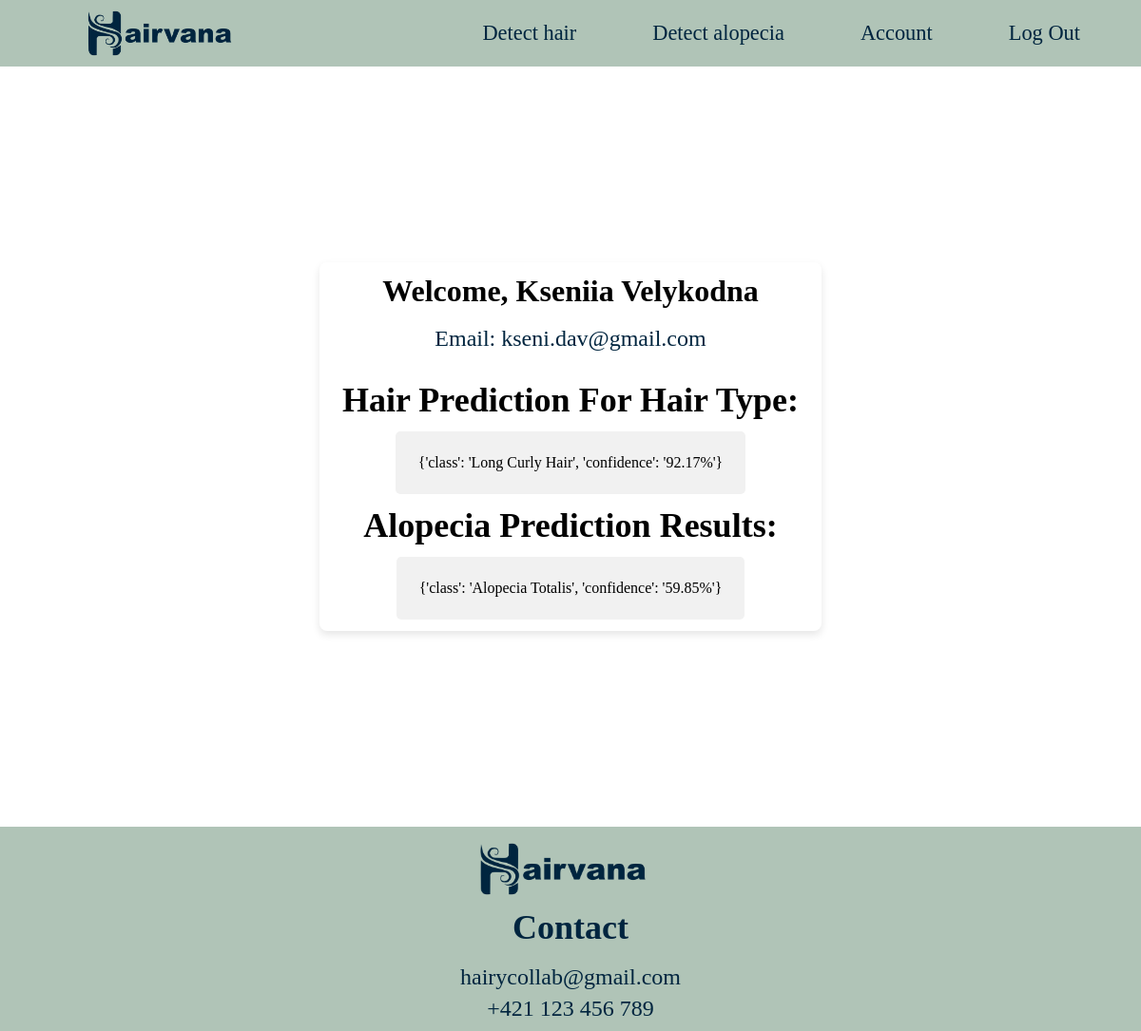
The page /account_page (signed in) on the database as committed earlier.
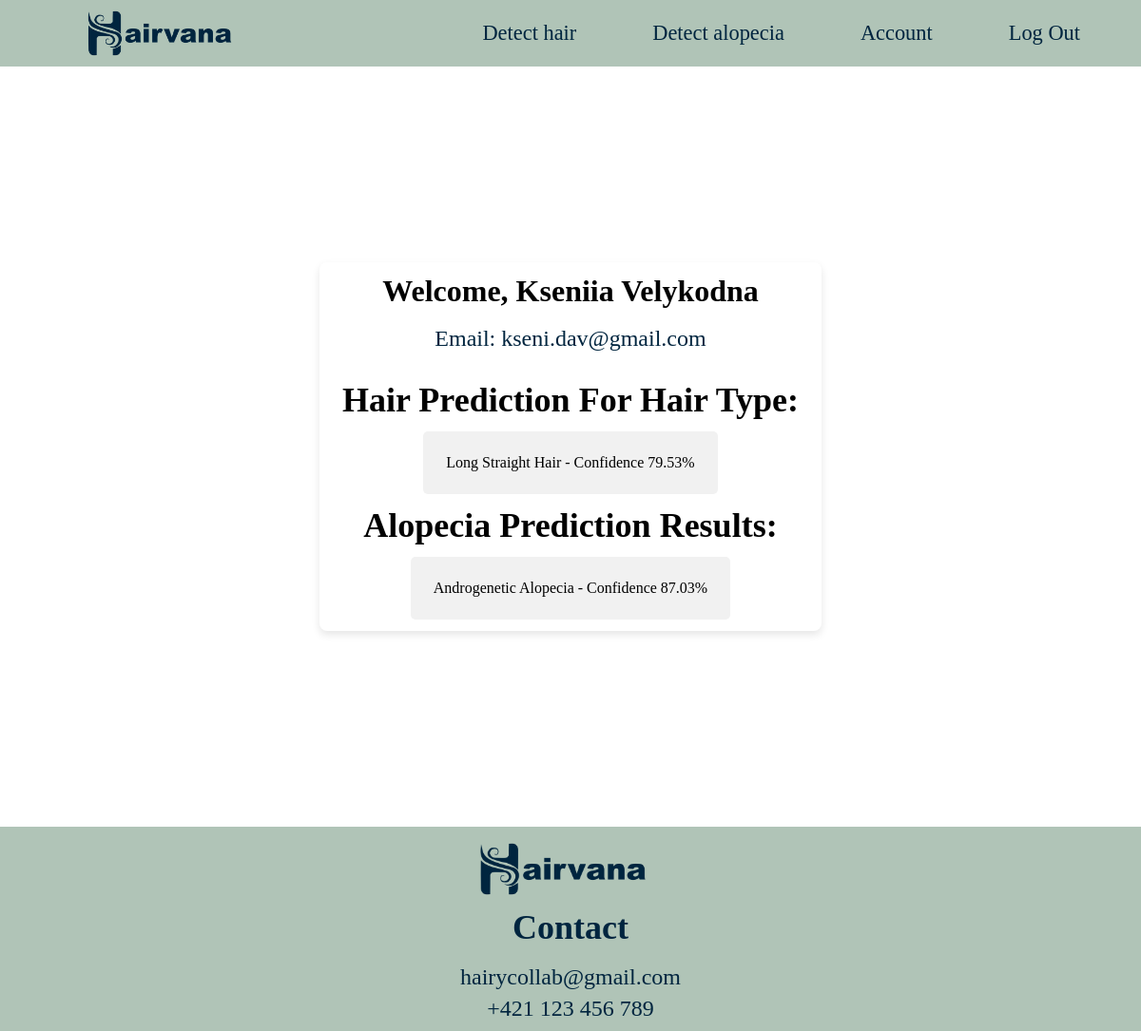
The same page on the database as committed later.
### app.py (models this page shows, shortened)
class User(db.Model):
    id = db.Column(db.Integer, primary_key=True)
    name = db.Column(db.String(100), nullable=False)
    email = db.Column(db.String(120), unique=True, nullable=False)
    password = db.Column(db.String(200), nullable=False)
    hair_type = db.Column(db.String(500), nullable=True, default=None)
    alopecia_type = db.Column(db.String(500), nullable=True, default=None)

### app.py (the view)
@app.route('/account_page')
def profile():
    if 'user_id' not in session:
        return render_template('sign_in.html')  # Redirect to sign-in if not authenticated
    user_id = session.get('user_id')
    user = User.query.get(user_id) if user_id else None
    return render_template('account_page.html', user=user, is_authenticated=True)

### templates/account_page.html (shortened to what this page needs)
{% extends "skelet.html" %}
{% block css %}
<link
  rel="stylesheet"
  href="{{ url_for('static', filename='css/account.css') }}"
/>
{% endblock %}
{% block content %}
<div class="wrapper">
  <div class="container">
    <h1>Welcome, {{ user.name }}</h1>
    <p id ='email'>Email: {{ user.email }}</p>
    {% if user.hair_type %}
    <h2>Hair Prediction For Hair Type:</h2>
    <div class="result">{{ user.hair_type.strip("[]'") }}</div>
    {% else %}
    <p id="pred">
      <h2>Hair Prediction For Hair Type:</h2>
      <p>You don't have a prediction yet.</p>
      <a href="/detect_hair" class="redirect-button">Detect hair type</a>
    </p>    {% endif %} {% if user.alopecia_type %}
    <h2>Alopecia Prediction Results:</h2>
    <div class="result">{{ user.alopecia_type.strip("[]'") }}</div>
    {% else %}
    <h2>Alopecia Prediction Results:</h2>
    <p>You don't have a prediction yet.</p>
    <a href="/detect_alopecia" class="redirect-button">Detect alopecia type</a>  </p>      {% endif %}
  </div>
</div>
  {% endblock %}

Rows that differ between the two databases and show on the page:
changed User "Kseniia Velykodna": hair_type.strip "{'class': 'Long Curly Hair', 'confidence': '92.17%'}" → "Long Straight Hair - Confidence 79.53%"; alopecia_type.strip "{'class': 'Alopecia Totalis', 'confidence': '59.85%'}" → "Androgenetic Alopecia - Confidence 87.03%"
